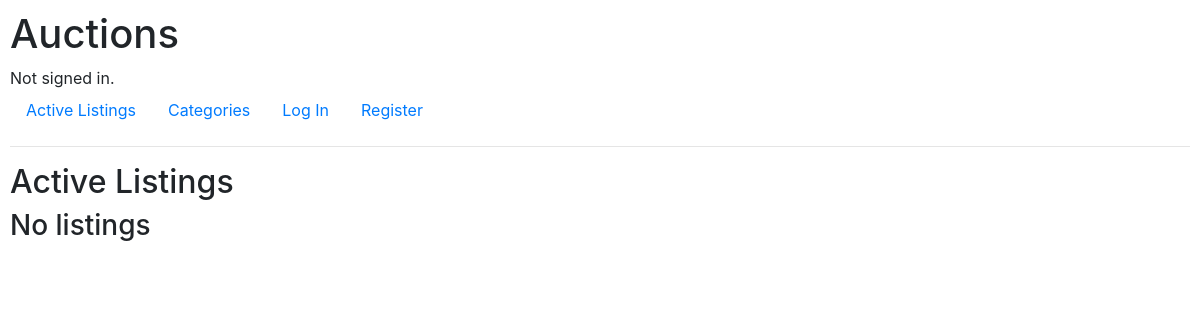
Before: / with the older database file.
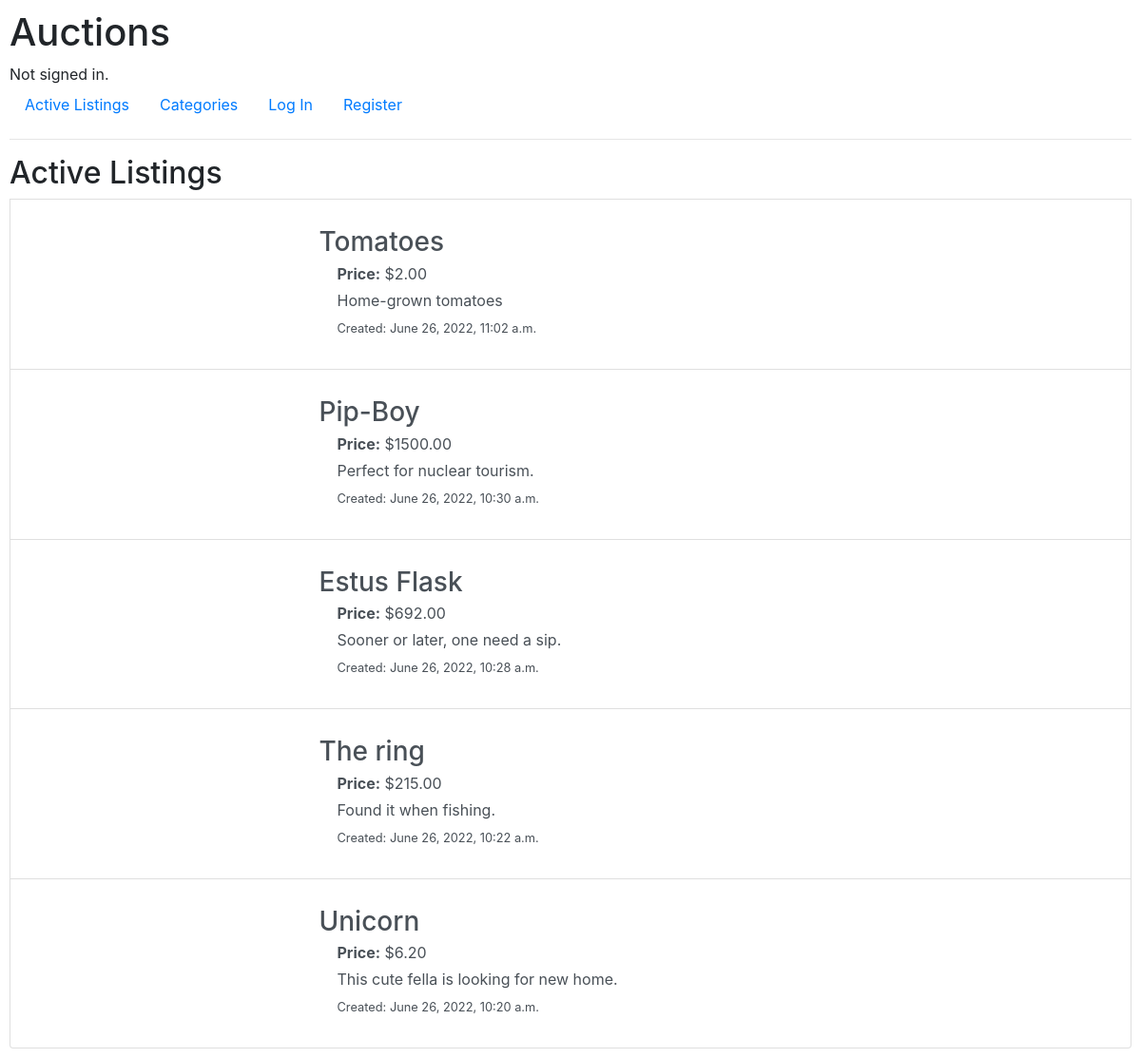
After: the same page with the newer database file.
### auctions/models.py (models this page shows, shortened)
class Listing(models.Model):
    id = models.UUIDField(primary_key=True, default=uuid.uuid4, editable=False)
    title = models.CharField(max_length=25)
    image_url = models.URLField(blank=True, max_length=256)
    description = models.TextField()
    user = models.ForeignKey('User', on_delete=models.CASCADE, related_name='userListings')
    current_bid = models.DecimalField(max_digits=8, decimal_places=2)
    category = models.ForeignKey('Category', on_delete=models.SET('Other'), related_name='categoryListings')
    winner = models.ForeignKey('User', on_delete=models.SET(None), null=True, blank=True)
    datetime = models.DateTimeField(auto_now_add=True)
    isActive = models.BooleanField(default=True)

### auctions/views.py (the view)
# urls.py: path("", views.index, name="index"),
@require_http_methods(["GET"])
def index(request):
    listings = Listing.objects.filter(isActive = True).order_by('-datetime')
    return render(request, "auctions/index.html", {
        'Listings' : listings
    })

### auctions/templates/auctions/index.html (shortened to what this page needs)
{% extends "auctions/layout.html" %}
{% block body %}
    <h2>Active Listings</h2>
    {%if Listings %}
                {%for listing in Listings%}
                    <a href={{listing.id}} class="list-group-item list-group-item-action">
                        <div class="d-flex flex-row align-items-center  m-2">
                            <div class="p-2 w-25">
                            </div>
                            <div class="p-2 ml-2">
                                <h3 class="mb-1">{{listing.title}}</h3>
                                <div class="row align-items-start m-1">
                                    <div class="col">
                                        <span class="font-weight-bold">Price:</span> ${{listing.current_bid}}
                                    </div>
                                </div>
                                <div class="row align-items-start m-1">
                                    <div class="col">
                                       {{listing.description}}
                                    </div>
                                </div>
                                <div class="row align-items-start m-1">
                                    <div class="col font-weight-lighter">
                                        <small>Created: {{listing.datetime}}</small>
                                    </div>
                                </div>
                            </div>
                        </div>
                    </a>
                {% endfor %}
    {%else%}
        <h3>No listings</h3>
    {%endif%}
{% endblock %}

### auctions/templates/auctions/layout.html (shortened to what this page needs)
{% load static %}
<!DOCTYPE html>
<html lang="en">
    <head>
        <link rel="stylesheet" href="https://stackpath.bootstrapcdn.com/bootstrap/4.4.1/css/bootstrap.min.css">
        <link href="{% static 'auctions/styles.css' %}" rel="stylesheet">
    </head>
    <body>
        <h1>Auctions</h1>
        <div>
            {% if user.is_authenticated %}
                Signed in as <strong>{{ user.username }}</strong>.
            {% else %}
                Not signed in.
            {% endif %}
        </div>
        <ul class="nav">
            <li class="nav-item">
                <a class="nav-link" href="{% url 'index' %}">Active Listings</a>
            </li>
            <li class="nav-item">
                <a class="nav-link" href="{% url 'categories' %}">Categories</a>
            </li>
            {% if user.is_authenticated %}
                <li class="nav-item">
                    <a class="nav-link" href="{% url 'watchlist' %}">Watchlist</a>
                </li>
                <li class="nav-item">
                    <a class="nav-link" href="{% url 'create' %}">Create listing</a>
                </li>
                <li class="nav-item">
                    <a class="nav-link" href="{% url 'logout' %}">Log Out</a>
                </li>
            {% else %}
                <li class="nav-item">
                    <a class="nav-link" href="{% url 'login' %}">Log In</a>
                </li>
                <li class="nav-item">
                    <a class="nav-link" href="{% url 'register' %}">Register</a>
                </li>
            {% endif %}
        </ul>
        <hr>
        {% block body %}
        {% endblock %}
    </body>
</html>

### auctions/static/auctions/styles.css (style rules this page uses)
body { padding: 10px; }

Changed rows visible on the page:
added Listing: title "Tomatoes", current_bid "2.00", description "Home-grown tomatoes", datetime "June 26, 2022, 11:02 a.m."
added Listing: title "Pip-Boy", current_bid "1500.00", description "Perfect for nuclear tourism.", datetime "June 26, 2022, 10:30 a.m."
added Listing: title "Estus Flask", current_bid "692.00", description "Sooner or later, one need a sip.", datetime "June 26, 2022, 10:28 a.m."
added Listing: title "The ring", current_bid "215.00", description "Found it when fishing.", datetime "June 26, 2022, 10:22 a.m."
added Listing: title "Unicorn", current_bid "6.20", description "This cute fella is looking for new home.", datetime "June 26, 2022, 10:20 a.m."
Other visible differences:
text no longer shown: "No listings"
